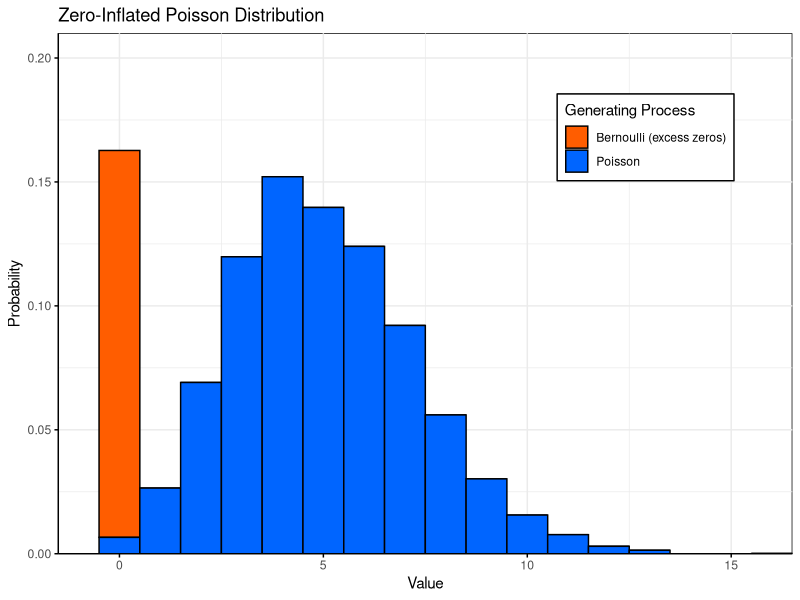

The R source for this figure:
## ---- chunk 1
library(tidyverse)
set.seed(5387)
n <- 10000
pi <- 0.15
mu <- 5
U <- rbinom(n, 1, 1 - pi)
V <- rpois(n, mu)
data <- data.frame(U, V) |> 
  mutate(W = U * V,
         label = case_when(V == 0 ~ "Poisson",
                           (V > 0) & (U == 1) ~ "Poisson", 
                           TRUE ~ "Bernoulli (excess zeros)"))
data |> 
  data.frame() |> 
  ggplot() +
  geom_histogram(aes(x = W, 
                     y = after_stat(count) / (sum(after_stat(count)) * after_stat(width)),
                     fill = label),
                 color = "black",
                 binwidth = 1,
                 boundary = -0.5) +
  scale_y_continuous(expand = expansion(mult = c(0, 0), 
                                        add = c(0, 0.01)),
                     name = "Probability",
                     limits = c(0, 0.2)) +
  scale_x_continuous(expand = expansion(mult = c(0, 0), 
                                        add = c(1, 0)),
                     name = "Value",
                     breaks = seq(0, 20, 5)) +
  scale_fill_manual(values = c("#ff5d00", "#0065ff"),
                    name = "Generating Process") +
  ggtitle("Zero-Inflated Poisson Distribution") + 
  theme_minimal() +
  theme(axis.line = element_line(),
        axis.ticks = element_line(),
        legend.position = "inside",
        legend.position.inside = c(0.8, 0.8),
        legend.background = element_rect(),
        panel.background = element_rect()
        )
